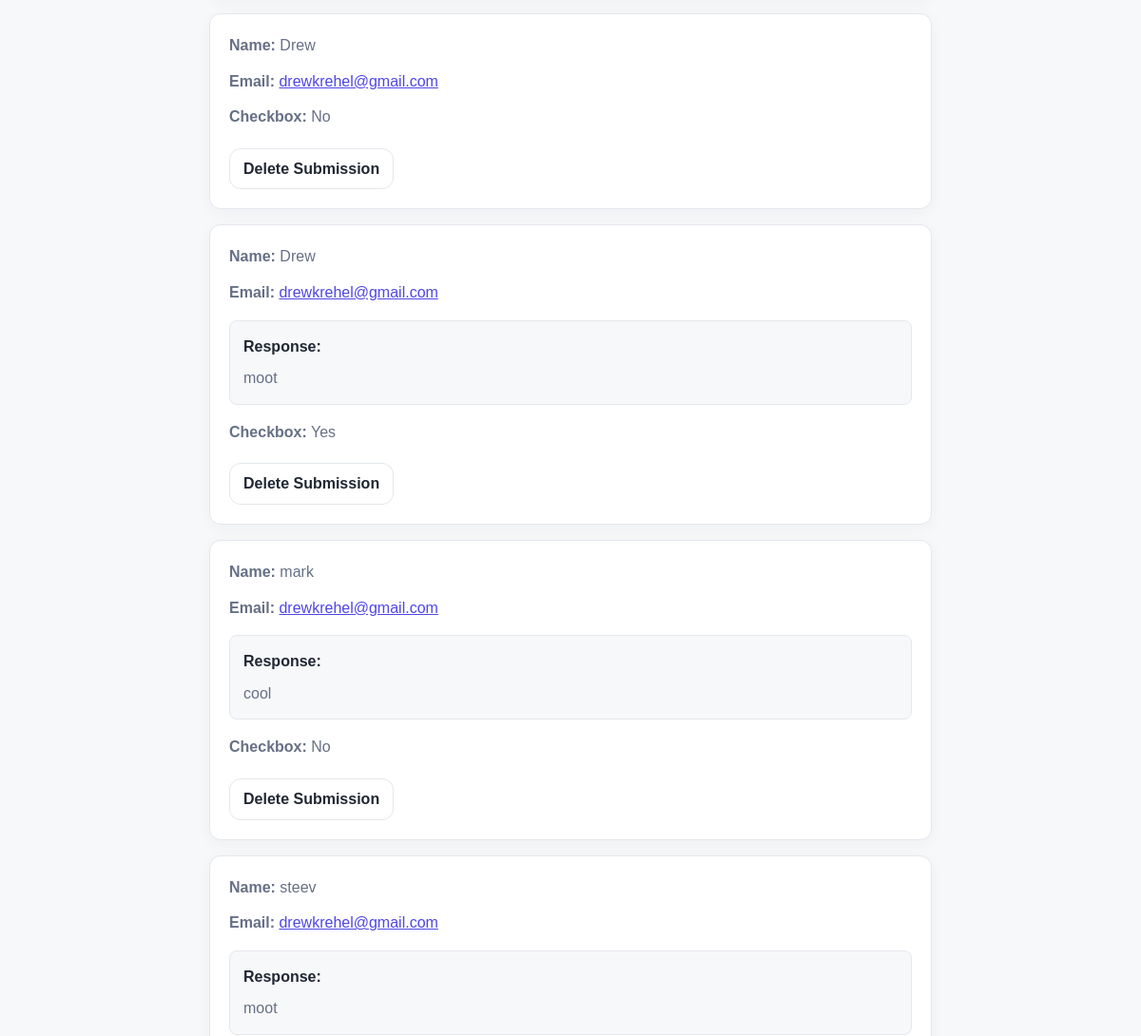
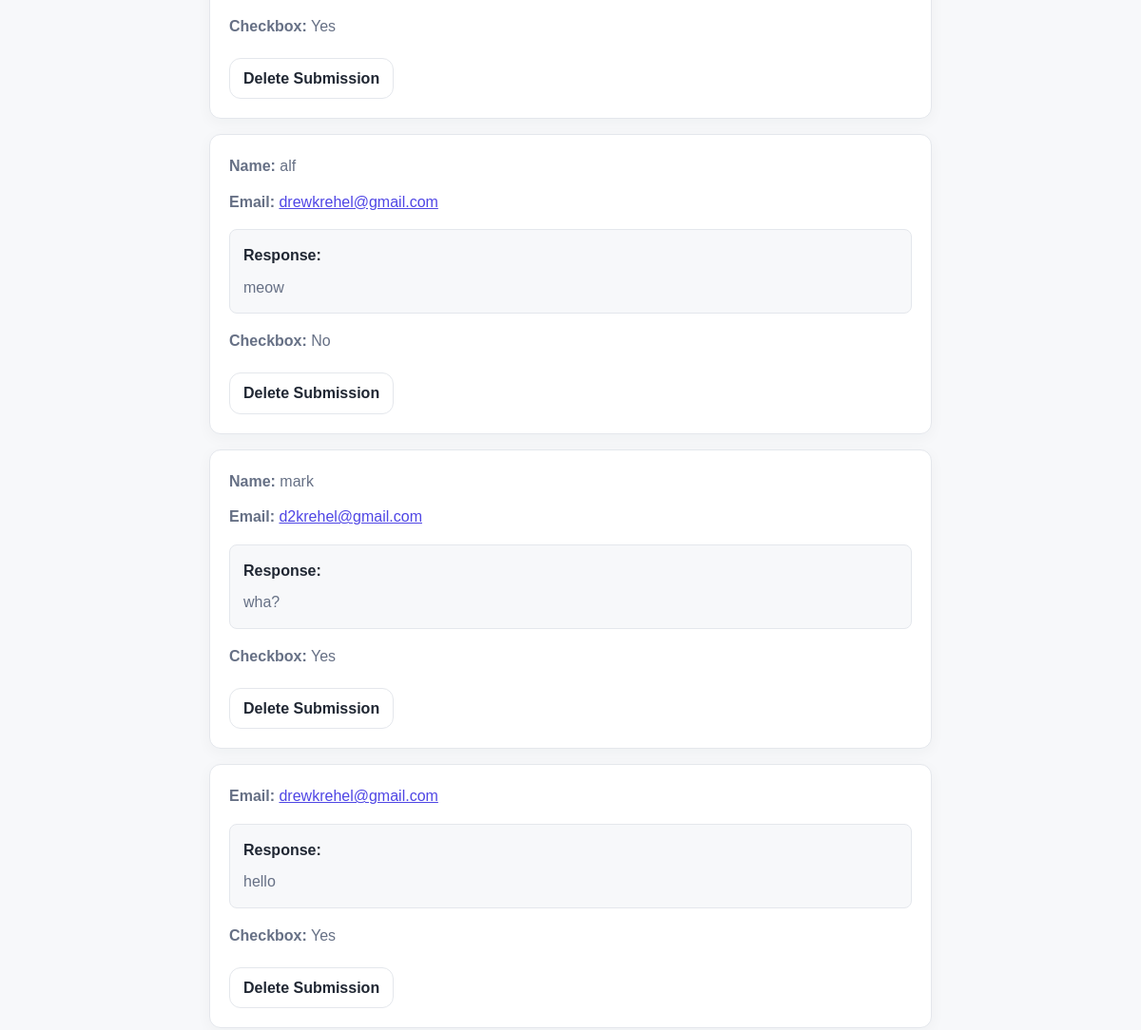
The page /dashboard/forms/1/submissions/ (signed in, middle part) on the database as committed earlier (2 pictures, top to bottom).
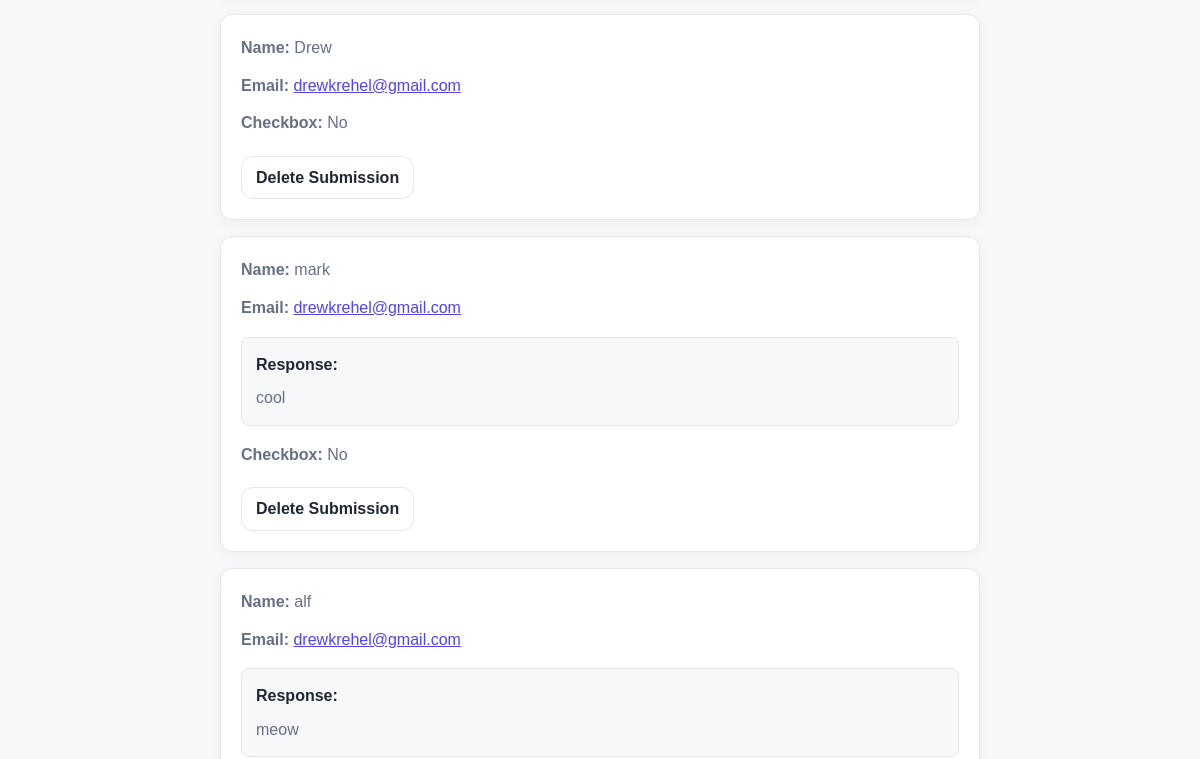
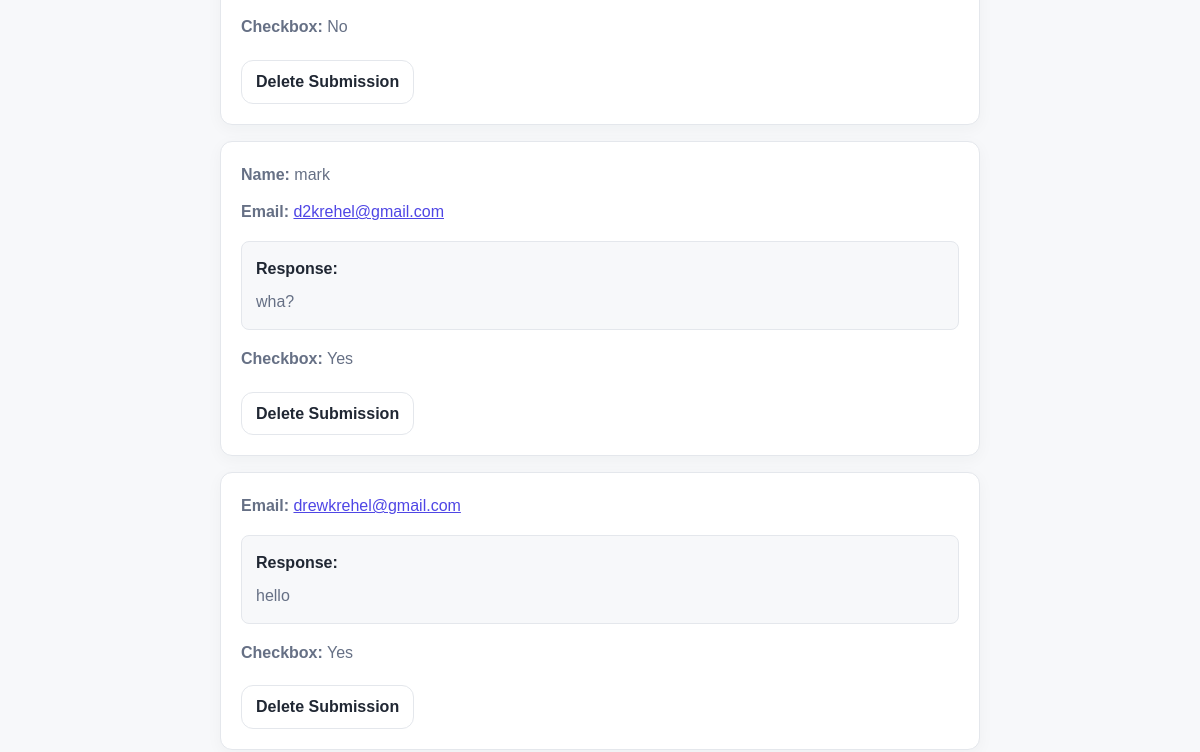
The same page on the database as committed later (2 pictures, top to bottom).
### builder/models.py (models this page shows)
class FormSubmission(models.Model):
    form = models.ForeignKey(
        Form,
        on_delete=models.CASCADE
    )
    visitor_name = models.CharField(
        max_length=200,
        blank=True,
        null=True,
        help_text="Enter your name"
    )
    visitor_email = models.EmailField(
        max_length=200,
        blank=True,
        null=True,
        help_text="Enter your email"
    )
    textbox = models.TextField(
        max_length=700,
        blank=True,
        help_text="Answer the prompt"
    )
    checkbox = models.BooleanField(
        default=False,
    )

### builder/views.py (the view)
@login_required
def form_submissions(request, form_id):
    form_item = Form.objects.get(id=form_id, user=request.user)
    submissions = FormSubmission.objects.filter(form=form_item)
    return render(
        request,
        "form_submissions.html",
        {
            "form_item": form_item,
            "submissions": submissions,
        },
    )

### builder/templates/form_submissions.html (shortened to what this page needs)
{% extends "base.html" %}
{% block content %}
<main class="dashboard-page">
    <section class="dashboard-section">
        <div class="dashboard-list">
            {% for submission in submissions %}
            <article class="dashboard-card submission-card">
                {% if submission.visitor_name %}
                <p>
                    <strong>Name:</strong>
                    {{ submission.visitor_name }}
                </p>
                {% endif %}
                {% if submission.visitor_email %}
                <p>
                    <strong>Email:</strong>
                    <a href="mailto:{{ submission.visitor_email }}">
                        {{ submission.visitor_email }}
                    </a>
                </p>
                {% endif %}
                {% if submission.textbox %}
                <div class="submission-response">
                    <strong>Response:</strong>
                    <p>{{ submission.textbox }}</p>
                </div>
                {% endif %}
                <p>
                    <strong>Checkbox:</strong>
                    {% if submission.checkbox %}
                    Yes
                    {% else %}
                    No
                    {% endif %}
                </p>
                <div class="dashboard-card-actions">
                    <a class="button-link" href="{% url 'delete_submission' submission_id=submission.id %}">
                        Delete Submission
                    </a>
                </div>
            </article>
            {% empty %}
            <p class="empty-state">
                You haven't received any submissions yet.
            </p>
            {% endfor %}
        </div>
    </section>
</main>
{% endblock %}

Rows that differ between the two databases and show on the page:
removed FormSubmission: visitor_name "Drew", visitor_email "drewkrehel@gmail.com", textbox "moot", checkbox "Yes"
removed FormSubmission: visitor_name "steev", visitor_email "drewkrehel@gmail.com", textbox "moot", checkbox "Yes"
